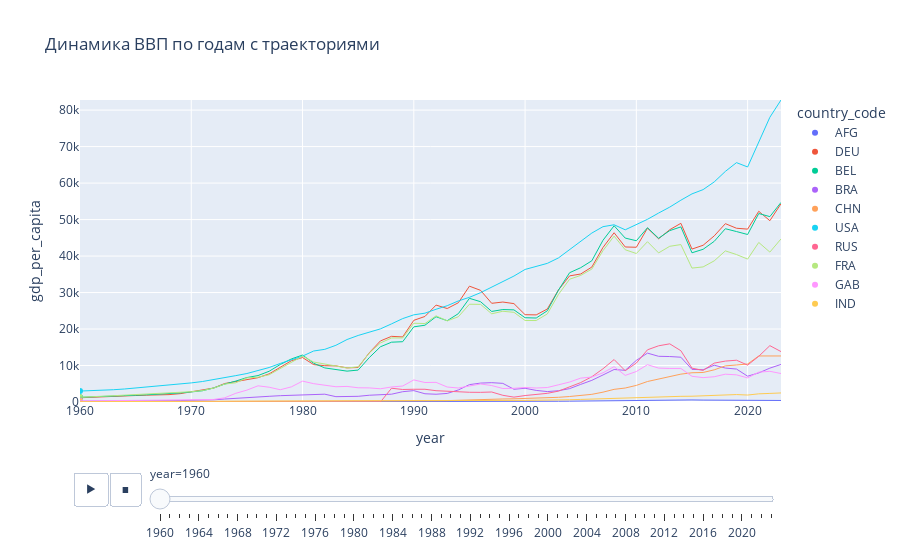

Notebook code cell kept with this figure:
### Markdown cell above
Построить интерактивный график.

### Code cell
import plotly.express as px
import plotly.graph_objects as go

# Создаём анимированный scatter-график
fig = px.scatter(
    df_filtered, 
    x='year', 
    y='gdp_per_capita', 
    color='country_code',
    animation_frame='year',
    range_x=[df_filtered['year'].min(), df_filtered['year'].max()],
    range_y=[0, df_filtered['gdp_per_capita'].max()],
    title='Динамика ВВП по годам с траекториями'
)

# Добавляем линии для каждой страны
for country in df_filtered['country_code'].unique():
    df_country = df_filtered[df_filtered['country_code'] == country]
    fig.add_trace(
        go.Scatter(
            x=df_country['year'], 
            y=df_country['gdp_per_capita'],
            mode='lines',  # линии вместо точек
            line=dict(color=px.colors.qualitative.Plotly[list(df_filtered['country_code'].unique()).index(country) % 10], width=1),
            name=country,
            showlegend=False  # чтобы не дублировать легенду
        )
    )

fig.show()

### Figure 1 — Plotly figure (JSON) as saved in the notebook; plotly's stock layout.template omitted (floating-point values rounded to 4 significant figures)
{"data": [{"hovertemplate": "country_code=AFG<br>year=%{x}<br>gdp_per_capita=%{y}<extra></extra>", "legendgroup": "AFG", "marker": {"color": "#636efa", "symbol": "circle"}, "mode": "markers", "name": "AFG", "orientation": "v", "showlegend": true, "type": "scatter", "x": [1960], "xaxis": "x", "y": [0.0], "yaxis": "y"}, {"hovertemplate": "country_code=DEU<br>year=%{x}<br>gdp_per_capita=%{y}<extra></extra>", "legendgroup": "DEU", "marker": {"color": "#EF553B", "symbol": "circle"}, "mode": "markers", "name": "DEU", "orientation": "v", "showlegend": true, "type": "scatter", "x": [1960], "xaxis": "x", "y": [1162.0], "yaxis": "y"}, {"hovertemplate": "country_code=BEL<br>year=%{x}<br>gdp_per_capita=%{y}<extra></extra>", "legendgroup": "BEL", "marker": {"color": "#00cc96", "symbol": "circle"}, "mode": "markers", "name": "BEL", "orientation": "v", "showlegend": true, "type": "scatter", "x": [1960], "xaxis": "x", "y": [1290.0], "yaxis": "y"}, {"hovertemplate": "country_code=BRA<br>year=%{x}<br>gdp_per_capita=%{y}<extra></extra>", "legendgroup": "BRA", "marker": {"color": "#ab63fa", "symbol": "circle"}, "mode": "markers", "name": "BRA", "orientation": "v", "showlegend": true, "type": "scatter", "x": [1960], "xaxis": "x", "y": [235.3], "yaxis": "y"}, {"hovertemplate": "country_code=CHN<br>year=%{x}<br>gdp_per_capita=%{y}<extra></extra>", "legendgroup": "CHN", "marker": {"color": "#FFA15A", "symbol": "circle"}, "mode": "markers", "name": "CHN", "orientation": "v", "showlegend": true, "type": "scatter", "x": [1960], "xaxis": "x", "y": [89.52], "yaxis": "y"}, {"hovertemplate": "country_code=USA<br>year=%{x}<br>gdp_per_capita=%{y}<extra></extra>", "legendgroup": "USA", "marker": {"color": "#19d3f3", "symbol": "circle"}, "mode": "markers", "name": "USA", "orientation": "v", "showlegend": true, "type": "scatter", "x": [1960], "xaxis": "x", "y": [3000.0], "yaxis": "y"}, {"hovertemplate": "country_code=RUS<br>year=%{x}<br>gdp_per_capita=%{y}<extra></extra>", "legendgroup": "RUS", "marker": {"color": "#FF6692", "symbol": "circle"}, "mode": "markers", "name": "RUS", "orientation": "v", "showlegend": true, "type": "scatter", "x": [1960], "xaxis": "x", "y": [0.0], "yaxis": "y"}, {"hovertemplate": "country_code=FRA<br>year=%{x}<br>gdp_per_capita=%{y}<extra></extra>", "legendgroup": "FRA", "marker": {"color": "#B6E880", "symbol": "circle"}, "mode": "markers", "name": "FRA", "orientation": "v", "showlegend": true, "type": "scatter", "x": [1960], "xaxis": "x", "y": [1303.0], "yaxis": "y"}, {"hovertemplate": "country_code=GAB<br>year=%{x}<br>gdp_per_capita=%{y}<extra></extra>", "legendgroup": "GAB", "marker": {"color": "#FF97FF", "symbol": "circle"}, "mode": "markers", "name": "GAB", "orientation": "v", "showlegend": true, "type": "scatter", "x": [1960], "xaxis": "x", "y": [276.1], "yaxis": "y"}, {"hovertemplate": "country_code=IND<br>year=%{x}<br>gdp_per_capita=%{y}<extra></extra>", "legendgroup": "IND", "marker": {"color": "#FECB52", "symbol": "circle"}, "mode": "markers", "name": "IND", "orientation": "v", "showlegend": true, "type": "scatter", "x": [1960], "xaxis": "x", "y": [84.93], "yaxis": "y"}, {"line": {"color": "#636EFA", "width": 1}, "mode": "lines", "name": "AFG", "showlegend": false, "type": "scatter", "x": [1960, 1961, 1962, 1963, 1964, 1965, 1966, 1967, 1968, 1969, 1970, 1971, 1972, 1973, 1974, 1975, 1976, 1977, 1978, 1979, 1980, 1981, 1982, 1983, 1984, 1985, 1986, 1987, 1988, 1989, 1990, 1991, 1992, 1993, 1994, 1995, 1996, 1997, 1998, 1999, 2000, 2001, 2002, 2003, 2004, 2005, 2006, 2007, 2008, 2009, 2010, 2011, 2012, 2013, 2014, 2015, 2016, 2017, 2018, 2019, 2020, 2021, 2022, 2023], "y": [0.0, 0.0, 0.0, 0.0, 0.0, 0.0, 0.0, 0.0, 0.0, 0.0, 0.0, 0.0, 0.0, 0.0, 0.0, 0.0, 0.0, 0.0, 0.0, 0.0, 0.0, 0.0, 0.0, 0.0, 0.0, 0.0, 0.0, 0.0, 0.0, 0.0, 0.0, 0.0, 0.0, 0.0, 0.0, 0.0, 0.0, 0.0, 0.0, 0.0, 174.9, 138.7, 179.0, 198.9, 221.8, 254.2, 274.2, 376.2, 381.7, 452.1, 560.6, 606.7, 651.4, 637.1, 625.1, 565.6, 522.1, 525.5, 491.3, 496.6, 510.8, 356.5, 357.3, 415.7]}, {"line": {"color": "#EF553B", "width": 1}, "mode": "lines", "name": "DEU", "showlegend": false, "type": "scatter", "x": [1960, 1961, 1962, 1963, 1964, 1965, 1966, 1967, 1968, 1969, 1970, 1971, 1972, 1973, 1974, 1975, 1976, 1977, 1978, 1979, 1980, 1981, 1982, 1983, 1984, 1985, 1986, 1987, 1988, 1989, 1990, 1991, 1992, 1993, 1994, 1995, 1996, 1997, 1998, 1999, 2000, 2001, 2002, 2003, 2004, 2005, 2006, 2007, 2008, 2009, 2010, 2011, 2012, 2013, 2014, 2015, 2016, 2017, 2018, 2019, 2020, 2021, 2022, 2023], "y": [1162.0, 1316.0, 1431.0, 1502.0, 1637.0, 1774.0, 1871.0, 1886.0, 2025.0, 2281.0, 2771.0, 3204.0, 3824.0, 5065.0, 5660.0, 6259.0, 6659.0, 7711.0, 9517.0, 11320.0, 12180.0, 10250.0, 9950.0, 9900.0, 9347.0, 9464.0, 13510.0, 16740.0, 18000.0, 17830.0, 22390.0, 23440.0, 26560.0, 25620.0, 27200.0, 31750.0, 30600.0, 27050.0, 27400.0, 26970.0, 23930.0, 23880.0, 25490.0, 30710.0, 34570.0, 35080.0, 36980.0, 42350.0, 46390.0, 42490.0, 42410.0, 47650.0, 44740.0, 47220.0, 48970.0, 41910.0, 42960.0, 45530.0, 48870.0, 47620.0, 47380.0, 52270.0, 49690.0, 54340.0]}, {"line": {"color": "#00CC96", "width": 1}, "mode": "lines", "name": "BEL", "showlegend": false, "type": "scatter", "x": [1960, 1961, 1962, 1963, 1964, 1965, 1966, 1967, 1968, 1969, 1970, 1971, 1972, 1973, 1974, 1975, 1976, 1977, 1978, 1979, 1980, 1981, 1982, 1983, 1984, 1985, 1986, 1987, 1988, 1989, 1990, 1991, 1992, 1993, 1994, 1995, 1996, 1997, 1998, 1999, 2000, 2001, 2002, 2003, 2004, 2005, 2006, 2007, 2008, 2009, 2010, 2011, 2012, 2013, 2014, 2015, 2016, 2017, 2018, 2019, 2020, 2021, 2022, 2023], "y": [1290.0, 1368.0, 1457.0, 1555.0, 1724.0, 1860.0, 1983.0, 2114.0, 2251.0, 2490.0, 2766.0, 3083.0, 3832.0, 4901.0, 5734.0, 6701.0, 7243.0, 8427.0, 10290.0, 11810.0, 12860.0, 10620.0, 9344.0, 8846.0, 8457.0, 8751.0, 12170.0, 15140.0, 16390.0, 16530.0, 20600.0, 21040.0, 23370.0, 22280.0, 24210.0, 28410.0, 27490.0, 24820.0, 25340.0, 25250.0, 23100.0, 23020.0, 25010.0, 30660.0, 35430.0, 36810.0, 38710.0, 44320.0, 48300.0, 44920.0, 44200.0, 47760.0, 44870.0, 46960.0, 48000.0, 40890.0, 41850.0, 44040.0, 47490.0, 46720.0, 45910.0, 51660.0, 50810.0, 54700.0]}, {"line": {"color": "#AB63FA", "width": 1}, "mode": "lines", "name": "BRA", "showlegend": false, "type": "scatter", "x": [1960, 1961, 1962, 1963, 1964, 1965, 1966, 1967, 1968, 1969, 1970, 1971, 1972, 1973, 1974, 1975, 1976, 1977, 1978, 1979, 1980, 1981, 1982, 1983, 1984, 1985, 1986, 1987, 1988, 1989, 1990, 1991, 1992, 1993, 1994, 1995, 1996, 1997, 1998, 1999, 2000, 2001, 2002, 2003, 2004, 2005, 2006, 2007, 2008, 2009, 2010, 2011, 2012, 2013, 2014, 2015, 2016, 2017, 2018, 2019, 2020, 2021, 2022, 2023], "y": [235.3, 231.6, 250.2, 294.2, 257.3, 268.0, 328.3, 351.5, 373.9, 399.5, 443.8, 500.0, 583.5, 814.7, 1045.0, 1201.0, 1390.0, 1562.0, 1733.0, 1870.0, 1959.0, 2080.0, 2138.0, 1461.0, 1420.0, 1556.0, 1854.0, 2006.0, 2141.0, 2819.0, 3118.0, 2258.0, 2127.0, 2349.0, 3299.0, 4757.0, 5179.0, 5299.0, 5106.0, 3494.0, 3767.0, 3176.0, 2856.0, 3091.0, 3664.0, 4828.0, 5934.0, 7410.0, 8908.0, 8679.0, 11400.0, 13400.0, 12520.0, 12460.0, 12270.0, 8936.0, 8836.0, 10080.0, 9301.0, 9030.0, 7074.0, 7973.0, 9281.0, 10290.0]}, {"line": {"color": "#FFA15A", "width": 1}, "mode": "lines", "name": "CHN", "showlegend": false, "type": "scatter", "x": [1960, 1961, 1962, 1963, 1964, 1965, 1966, 1967, 1968, 1969, 1970, 1971, 1972, 1973, 1974, 1975, 1976, 1977, 1978, 1979, 1980, 1981, 1982, 1983, 1984, 1985, 1986, 1987, 1988, 1989, 1990, 1991, 1992, 1993, 1994, 1995, 1996, 1997, 1998, 1999, 2000, 2001, 2002, 2003, 2004, 2005, 2006, 2007, 2008, 2009, 2010, 2011, 2012, 2013, 2014, 2015, 2016, 2017, 2018, 2019, 2020, 2021, 2022, 2023], "y": [89.52, 75.81, 70.91, 74.31, 85.5, 98.49, 104.3, 96.59, 91.47, 100.1, 113.2, 118.7, 131.9, 157.1, 160.1, 178.3, 165.4, 185.4, 156.4, 184.0, 194.8, 197.1, 203.3, 225.4, 250.7, 294.5, 281.9, 251.8, 283.5, 310.9, 317.9, 333.1, 366.5, 377.4, 473.5, 609.6, 709.4, 781.7, 828.6, 873.3, 959.4, 1053.0, 1149.0, 1289.0, 1509.0, 1753.0, 2099.0, 2694.0, 3468.0, 3832.0, 4550.0, 5614.0, 6301.0, 7020.0, 7636.0, 8016.0, 8094.0, 8817.0, 9905.0, 10140.0, 10410.0, 12620.0, 12660.0, 12610.0]}, {"line": {"color": "#19D3F3", "width": 1}, "mode": "lines", "name": "USA", "showlegend": false, "type": "scatter", "x": [1960, 1961, 1962, 1963, 1964, 1965, 1966, 1967, 1968, 1969, 1970, 1971, 1972, 1973, 1974, 1975, 1976, 1977, 1978, 1979, 1980, 1981, 1982, 1983, 1984, 1985, 1986, 1987, 1988, 1989, 1990, 1991, 1992, 1993, 1994, 1995, 1996, 1997, 1998, 1999, 2000, 2001, 2002, 2003, 2004, 2005, 2006, 2007, 2008, 2009, 2010, 2011, 2012, 2013, 2014, 2015, 2016, 2017, 2018, 2019, 2020, 2021, 2022, 2023], "y": [3000.0, 3059.0, 3236.0, 3366.0, 3565.0, 3818.0, 4136.0, 4326.0, 4685.0, 5020.0, 5234.0, 5609.0, 6094.0, 6726.0, 7226.0, 7801.0, 8592.0, 9453.0, 10560.0, 11670.0, 12570.0, 13980.0, 14430.0, 15540.0, 17120.0, 18240.0, 19070.0, 20040.0, 21420.0, 22860.0, 23890.0, 24340.0, 25420.0, 26390.0, 27690.0, 28690.0, 29970.0, 31460.0, 32850.0, 34520.0, 36330.0, 37130.0, 38000.0, 39490.0, 41720.0, 44120.0, 46300.0, 48050.0, 48570.0, 47190.0, 48650.0, 50070.0, 51780.0, 53410.0, 55300.0, 57040.0, 58210.0, 60320.0, 63200.0, 65600.0, 64410.0, 71320.0, 78040.0, 82770.0]}, {"line": {"color": "#FF6692", "width": 1}, "mode": "lines", "name": "RUS", "showlegend": false, "type": "scatter", "x": [1960, 1961, 1962, 1963, 1964, 1965, 1966, 1967, 1968, 1969, 1970, 1971, 1972, 1973, 1974, 1975, 1976, 1977, 1978, 1979, 1980, 1981, 1982, 1983, 1984, 1985, 1986, 1987, 1988, 1989, 1990, 1991, 1992, 1993, 1994, 1995, 1996, 1997, 1998, 1999, 2000, 2001, 2002, 2003, 2004, 2005, 2006, 2007, 2008, 2009, 2010, 2011, 2012, 2013, 2014, 2015, 2016, 2017, 2018, 2019, 2020, 2021, 2022, 2023], "y": [0.0, 0.0, 0.0, 0.0, 0.0, 0.0, 0.0, 0.0, 0.0, 0.0, 0.0, 0.0, 0.0, 0.0, 0.0, 0.0, 0.0, 0.0, 0.0, 0.0, 0.0, 0.0, 0.0, 0.0, 0.0, 0.0, 0.0, 0.0, 3778.0, 3430.0, 3494.0, 3490.0, 3099.0, 2931.0, 2662.0, 2666.0, 2644.0, 2738.0, 1835.0, 1331.0, 1772.0, 2100.0, 2378.0, 2975.0, 4102.0, 5323.0, 6920.0, 9101.0, 11640.0, 8563.0, 10670.0, 14310.0, 15400.0, 15940.0, 14060.0, 9278.0, 8663.0, 10660.0, 11210.0, 11450.0, 10110.0, 12520.0, 15450.0, 13820.0]}, {"line": {"color": "#B6E880", "width": 1}, "mode": "lines", "name": "FRA", "showlegend": false, "type": "scatter", "x": [1960, 1961, 1962, 1963, 1964, 1965, 1966, 1967, 1968, 1969, 1970, 1971, 1972, 1973, 1974, 1975, 1976, 1977, 1978, 1979, 1980, 1981, 1982, 1983, 1984, 1985, 1986, 1987, 1988, 1989, 1990, 1991, 1992, 1993, 1994, 1995, 1996, 1997, 1998, 1999, 2000, 2001, 2002, 2003, 2004, 2005, 2006, 2007, 2008, 2009, 2010, 2011, 2012, 2013, 2014, 2015, 2016, 2017, 2018, 2019, 2020, 2021, 2022, 2023], "y": [1303.0, 1395.0, 1548.0, 1718.0, 1884.0, 2015.0, 2165.0, 2321.0, 2513.0, 2724.0, 2825.0, 3128.0, 3807.0, 4914.0, 5267.0, 6607.0, 6795.0, 7465.0, 9167.0, 11060.0, 12570.0, 10960.0, 10360.0, 9862.0, 9312.0, 9657.0, 13430.0, 16180.0, 17550.0, 17550.0, 21590.0, 21500.0, 23620.0, 22240.0, 23360.0, 26790.0, 26760.0, 24170.0, 24870.0, 24580.0, 22340.0, 22330.0, 24140.0, 29480.0, 33640.0, 34700.0, 36430.0, 41490.0, 45460.0, 41730.0, 40690.0, 43930.0, 40860.0, 42670.0, 43150.0, 36700.0, 37020.0, 38690.0, 41420.0, 40410.0, 39170.0, 43730.0, 41080.0, 44690.0]}, {"line": {"color": "#FF97FF", "width": 1}, "mode": "lines", "name": "GAB", "showlegend": false, "type": "scatter", "x": [1960, 1961, 1962, 1963, 1964, 1965, 1966, 1967, 1968, 1969, 1970, 1971, 1972, 1973, 1974, 1975, 1976, 1977, 1978, 1979, 1980, 1981, 1982, 1983, 1984, 1985, 1986, 1987, 1988, 1989, 1990, 1991, 1992, 1993, 1994, 1995, 1996, 1997, 1998, 1999, 2000, 2001, 2002, 2003, 2004, 2005, 2006, 2007, 2008, 2009, 2010, 2011, 2012, 2013, 2014, 2015, 2016, 2017, 2018, 2019, 2020, 2021, 2022, 2023], "y": [276.1, 323.5, 348.4, 290.7, 400.4, 414.6, 443.4, 482.2, 514.6, 545.4, 543.4, 627.4, 693.3, 1140.0, 2384.0, 3258.0, 4441.0, 4048.0, 3360.0, 4155.0, 5718.0, 5026.0, 4584.0, 4182.0, 4273.0, 3898.0, 3865.0, 3624.0, 4119.0, 4374.0, 6051.0, 5345.0, 5386.0, 4106.0, 3828.0, 4415.0, 4943.0, 4509.0, 3700.0, 3751.0, 3983.0, 3836.0, 3966.0, 4711.0, 5466.0, 6548.0, 6847.0, 8004.0, 9689.0, 7291.0, 8357.0, 10220.0, 9297.0, 9198.0, 9201.0, 7047.0, 6677.0, 6922.0, 7624.0, 7441.0, 6606.0, 8181.0, 8409.0, 7803.0]}, {"line": {"color": "#FECB52", "width": 1}, "mode": "lines", "name": "IND", "showlegend": false, "type": "scatter", "x": [1960, 1961, 1962, 1963, 1964, 1965, 1966, 1967, 1968, 1969, 1970, 1971, 1972, 1973, 1974, 1975, 1976, 1977, 1978, 1979, 1980, 1981, 1982, 1983, 1984, 1985, 1986, 1987, 1988, 1989, 1990, 1991, 1992, 1993, 1994, 1995, 1996, 1997, 1998, 1999, 2000, 2001, 2002, 2003, 2004, 2005, 2006, 2007, 2008, 2009, 2010, 2011, 2012, 2013, 2014, 2015, 2016, 2017, 2018, 2019, 2020, 2021, 2022, 2023], "y": [84.93, 87.85, 92.2, 103.4, 117.9, 121.5, 91.03, 98.0, 101.6, 109.5, 114.4, 120.7, 125.3, 146.6, 166.7, 161.1, 164.1, 189.6, 209.4, 228.0, 271.1, 275.0, 278.7, 296.0, 281.0, 300.9, 314.9, 344.9, 358.5, 349.9, 371.1, 305.6, 319.2, 302.9, 347.7, 375.2, 401.0, 416.2, 413.6, 441.9, 442.8, 450.4, 469.1, 544.1, 624.3, 710.5, 801.7, 1022.0, 992.5, 1095.0, 1348.0, 1445.0, 1429.0, 1433.0, 1554.0, 1584.0, 1708.0, 1950.0, 1966.0, 2041.0, 1907.0, 2240.0, 2353.0, 2481.0]}], "layout": {"legend": {"title": {"text": "country_code"}, "tracegroupgap": 0}, "sliders": [{"active": 0, "currentvalue": {"prefix": "year="}, "len": 0.9, "pad": {"b": 10, "t": 60}, "steps": [{"args": [["1960"], {"frame": {"duration": 0, "redraw": false}, "fromcurrent": true, "mode": "immediate", "transition": {"duration": 0, "easing": "linear"}}], "label": "1960", "method": "animate"}, {"args": [["1961"], {"frame": {"duration": 0, "redraw": false}, "fromcurrent": true, "mode": "immediate", "transition": {"duration": 0, "easing": "linear"}}], "label": "1961", "method": "animate"}, {"args": [["1962"], {"frame": {"duration": 0, "redraw": false}, "fromcurrent": true, "mode": "immediate", "transition": {"duration": 0, "easing": "linear"}}], "label": "1962", "method": "animate"}, {"args": [["1963"], {"frame": {"duration": 0, "redraw": false}, "fromcurrent": true, "mode": "immediate", "transition": {"duration": 0, "easing": "linear"}}], "label": "1963", "method": "animate"}, {"args": [["1964"], {"frame": {"duration": 0, "redraw": false}, "fromcurrent": true, "mode": "immediate", "transition": {"duration": 0, "easing": "linear"}}], "label": "1964", "method": "animate"}, {"args": [["1965"], {"frame": {"duration": 0, "redraw": false}, "fromcurrent": true, "mode": "immediate", "transition": {"duration": 0, "easing": "linear"}}], "label": "1965", "method": "animate"}, {"args": [["1966"], {"frame": {"duration": 0, "redraw": false}, "fromcurrent": true, "mode": "immediate", "transition": {"duration": 0, "easing": "linear"}}], "label": "1966", "method": "animate"}, {"args": [["1967"], {"frame": {"duration": 0, "redraw": false}, "fromcurrent": true, "mode": "immediate", "transition": {"duration": 0, "easing": "linear"}}], "label": "1967", "method": "animate"}, {"args": [["1968"], {"frame": {"duration": 0, "redraw": false}, "fromcurrent": true, "mode": "immediate", "transition": {"duration": 0, "easing": "linear"}}], "label": "1968", "method": "animate"}, {"args": [["1969"], {"frame": {"duration": 0, "redraw": false}, "fromcurrent": true, "mode": "immediate", "transition": {"duration": 0, "easing": "linear"}}], "label": "1969", "method": "animate"}, {"args": [["1970"], {"frame": {"duration": 0, "redraw": false}, "fromcurrent": true, "mode": "immediate", "transition": {"duration": 0, "easing": "linear"}}], "label": "1970", "method": "animate"}, {"args": [["1971"], {"frame": {"duration": 0, "redraw": false}, "fromcurrent": true, "mode": "immediate", "transition": {"duration": 0, "easing": "linear"}}], "label": "1971", "method": "animate"}, {"args": [["1972"], {"frame": {"duration": 0, "redraw": false}, "fromcurrent": true, "mode": "immediate", "transition": {"duration": 0, "easing": "linear"}}], "label": "1972", "method": "animate"}, {"args": [["1973"], {"frame": {"duration": 0, "redraw": false}, "fromcurrent": true, "mode": "immediate", "transition": {"duration": 0, "easing": "linear"}}], "label": "1973", "method": "animate"}, {"args": [["1974"], {"frame": {"duration": 0, "redraw": false}, "fromcurrent": true, "mode": "immediate", "transition": {"duration": 0, "easing": "linear"}}], "label": "1974", "method": "animate"}, {"args": [["1975"], {"frame": {"duration": 0, "redraw": false}, "fromcurrent": true, "mode": "immediate", "transition": {"duration": 0, "easing": "linear"}}], "label": "1975", "method": "animate"}, {"args": [["1976"], {"frame": {"duration": 0, "redraw": false}, "fromcurrent": true, "mode": "immediate", "transition": {"duration": 0, "easing": "linear"}}], "label": "1976", "method": "animate"}, {"args": [["1977"], {"frame": {"duration": 0, "redraw": false}, "fromcurrent": true, "mode": "immediate", "transition": {"duration": 0, "easing": "linear"}}], "label": "1977", "method": "animate"}, {"args": [["1978"], {"frame": {"duration": 0, "redraw": false}, "fromcurrent": true, "mode": "immediate", "transition": {"duration": 0, "easing": "linear"}}], "label": "1978", "method": "animate"}, {"args": [["1979"], {"frame": {"duration": 0, "redraw": false}, "fromcurrent": true, "mode": "immediate", "transition": {"duration": 0, "easing": "linear"}}], "label": "1979", "method": "animate"}, {"args": [["1980"], {"frame": {"duration": 0, "redraw": false}, "fromcurrent": true, "mode": "immediate", "transition": {"duration": 0, "easing": "linear"}}], "label": "1980", "method": "animate"}, {"args": [["1981"], {"frame": {"duration": 0, "redraw": false}, "fromcurrent": true, "mode": "immediate", "transition": {"duration": 0, "easing": "linear"}}], "label": "1981", "method": "animate"}, {"args": [["1982"], {"frame": {"duration": 0, "redraw": false}, "fromcurrent": true, "mode": "immediate", "transition": {"duration": 0, "easing": "linear"}}], "label": "1982", "method": "animate"}, {"args": [["1983"], {"frame": {"duration": 0, "redraw": false}, "fromcurrent": true, "mode": "immediate", "transition": {"duration": 0, "easing": "linear"}}], "label": "1983", "method": "animate"}, {"args": [["1984"], {"frame": {"duration": 0, "redraw": false}, "fromcurrent": true, "mode": "immediate", "transition": {"duration": 0, "easing": "linear"}}], "label": "1984", "method": "animate"}, {"args": [["1985"], {"frame": {"duration": 0, "redraw": false}, "fromcurrent": true, "mode": "immediate", "transition": {"duration": 0, "easing": "linear"}}], "label": "1985", "method": "animate"}, {"args": [["1986"], {"frame": {"duration": 0, "redraw": false}, "fromcurrent": true, "mode": "immediate", "transition": {"duration": 0, "easing": "linear"}}], "label": "1986", "method": "animate"}, {"args": [["1987"], {"frame": {"duration": 0, "redraw": false}, "fromcurrent": true, "mode": "immediate", "transition": {"duration": 0, "easing": "linear"}}], "label": "1987", "method": "animate"}, {"args": [["1988"], {"frame": {"duration": 0, "redraw": false}, "fromcurrent": true, "mode": "immediate", "transition": {"duration": 0, "easing": "linear"}}], "label": "1988", "method": "animate"}, {"args": [["1989"], {"frame": {"duration": 0, "redraw": false}, "fromcurrent": true, "mode": "immediate", "transition": {"duration": 0, "easing": "linear"}}], "label": "1989", "method": "animate"}, {"args": [["1990"], {"frame": {"duration": 0, "redraw": false}, "fromcurrent": true, "mode": "immediate", "transition": {"duration": 0, "easing": "linear"}}], "label": "1990", "method": "animate"}, {"args": [["1991"], {"frame": {"duration": 0, "redraw": false}, "fromcurrent": true, "mode": "immediate", "transition": {"duration": 0, "easing": "linear"}}], "label": "1991", "method": "animate"}, {"args": [["1992"], {"frame": {"duration": 0, "redraw": false}, "fromcurrent": true, "mode": "immediate", "transition": {"duration": 0, "easing": "linear"}}], "label": "1992", "method": "animate"}, {"args": [["1993"], {"frame": {"duration": 0, "redraw": false}, "fromcurrent": true, "mode": "immediate", "transition": {"duration": 0, "easing": "linear"}}], "label": "1993", "method": "animate"}, {"args": [["1994"], {"frame": {"duration": 0, "redraw": false}, "fromcurrent": true, "mode": "immediate", "transition": {"duration": 0, "easing": "linear"}}], "label": "1994", "method": "animate"}, {"args": [["1995"], {"frame": {"duration": 0, "redraw": false}, "fromcurrent": true, "mode": "immediate", "transition": {"duration": 0, "easing": "linear"}}], "label": "1995", "method": "animate"}, {"args": [["1996"], {"frame": {"duration": 0, "redraw": false}, "fromcurrent": true, "mode": "immediate", "transition": {"duration": 0, "easing": "linear"}}], "label": "1996", "method": "animate"}, {"args": [["1997"], {"frame": {"duration": 0, "redraw": false}, "fromcurrent": true, "mode": "immediate", "transition": {"duration": 0, "easing": "linear"}}], "label": "1997", "method": "animate"}, {"args": [["1998"], {"frame": {"duration": 0, "redraw": false}, "fromcurrent": true, "mode": "immediate", "transition": {"duration": 0, "easing": "linear"}}], "label": "1998", "method": "animate"}, {"args": [["1999"], {"frame": {"duration": 0, "redraw": false}, "fromcurrent": true, "mode": "immediate", "transition": {"duration": 0, "easing": "linear"}}], "label": "1999", "method": "animate"}, {"args": [["2000"], {"frame": {"duration": 0, "redraw": false}, "fromcurrent": true, "mode": "immediate", "transition": {"duration": 0, "easing": "linear"}}], "label": "2000", "method": "animate"}, {"args": [["2001"], {"frame": {"duration": 0, "redraw": false}, "fromcurrent": true, "mode": "immediate", "transition": {"duration": 0, "easing": "linear"}}], "label": "2001", "method": "animate"}, {"args": [["2002"], {"frame": {"duration": 0, "redraw": false}, "fromcurrent": true, "mode": "immediate", "transition": {"duration": 0, "easing": "linear"}}], "label": "2002", "method": "animate"}, {"args": [["2003"], {"frame": {"duration": 0, "redraw": false}, "fromcurrent": true, "mode": "immediate", "transition": {"duration": 0, "easing": "linear"}}], "label": "2003", "method": "animate"}, {"args": [["2004"], {"frame": {"duration": 0, "redraw": false}, "fromcurrent": true, "mode": "immediate", "transition": {"duration": 0, "easing": "linear"}}], "label": "2004", "method": "animate"}, {"args": [["2005"], {"frame": {"duration": 0, "redraw": false}, "fromcurrent": true, "mode": "immediate", "transition": {"duration": 0, "easing": "linear"}}], "label": "2005", "method": "animate"}, {"args": [["2006"], {"frame": {"duration": 0, "redraw": false}, "fromcurrent": true, "mode": "immediate", "transition": {"duration": 0, "easing": "linear"}}], "label": "2006", "method": "animate"}, {"args": [["2007"], {"frame": {"duration": 0, "redraw": false}, "fromcurrent": true, "mode": "immediate", "transition": {"duration": 0, "easing": "linear"}}], "label": "2007", "method": "animate"}, {"args": [["2008"], {"frame": {"duration": 0, "redraw": false}, "fromcurrent": true, "mode": "immediate", "transition": {"duration": 0, "easing": "linear"}}], "label": "2008", "method": "animate"}, {"args": [["2009"], {"frame": {"duration": 0, "redraw": false}, "fromcurrent": true, "mode": "immediate", "transition": {"duration": 0, "easing": "linear"}}], "label": "2009", "method": "animate"}, {"args": [["2010"], {"frame": {"duration": 0, "redraw": false}, "fromcurrent": true, "mode": "immediate", "transition": {"duration": 0, "easing": "linear"}}], "label": "2010", "method": "animate"}, {"args": [["2011"], {"frame": {"duration": 0, "redraw": false}, "fromcurrent": true, "mode": "immediate", "transition": {"duration": 0, "easing": "linear"}}], "label": "2011", "method": "animate"}, {"args": [["2012"], {"frame": {"duration": 0, "redraw": false}, "fromcurrent": true, "mode": "immediate", "transition": {"duration": 0, "easing": "linear"}}], "label": "2012", "method": "animate"}, {"args": [["2013"], {"frame": {"duration": 0, "redraw": false}, "fromcurrent": true, "mode": "immediate", "transition": {"duration": 0, "easing": "linear"}}], "label": "2013", "method": "animate"}, {"args": [["2014"], {"frame": {"duration": 0, "redraw": false}, "fromcurrent": true, "mode": "immediate", "transition": {"duration": 0, "easing": "linear"}}], "label": "2014", "method": "animate"}, {"args": [["2015"], {"frame": {"duration": 0, "redraw": false}, "fromcurrent": true, "mode": "immediate", "transition": {"duration": 0, "easing": "linear"}}], "label": "2015", "method": "animate"}, {"args": [["2016"], {"frame": {"duration": 0, "redraw": false}, "fromcurrent": true, "mode": "immediate", "transition": {"duration": 0, "easing": "linear"}}], "label": "2016", "method": "animate"}, {"args": [["2017"], {"frame": {"duration": 0, "redraw": false}, "fromcurrent": true, "mode": "immediate", "transition": {"duration": 0, "easing": "linear"}}], "label": "2017", "method": "animate"}, {"args": [["2018"], {"frame": {"duration": 0, "redraw": false}, "fromcurrent": true, "mode": "immediate", "transition": {"duration": 0, "easing": "linear"}}], "label": "2018", "method": "animate"}, {"args": [["2019"], {"frame": {"duration": 0, "redraw": false}, "fromcurrent": true, "mode": "immediate", "transition": {"duration": 0, "easing": "linear"}}], "label": "2019", "method": "animate"}, {"args": [["2020"], {"frame": {"duration": 0, "redraw": false}, "fromcurrent": true, "mode": "immediate", "transition": {"duration": 0, "easing": "linear"}}], "label": "2020", "method": "animate"}, {"args": [["2021"], {"frame": {"duration": 0, "redraw": false}, "fromcurrent": true, "mode": "immediate", "transition": {"duration": 0, "easing": "linear"}}], "label": "2021", "method": "animate"}, {"args": [["2022"], {"frame": {"duration": 0, "redraw": false}, "fromcurrent": true, "mode": "immediate", "transition": {"duration": 0, "easing": "linear"}}], "label": "2022", "method": "animate"}, {"args": [["2023"], {"frame": {"duration": 0, "redraw": false}, "fromcurrent": true, "mode": "immediate", "transition": {"duration": 0, "easing": "linear"}}], "label": "2023", "method": "animate"}], "x": 0.1, "xanchor": "left", "y": 0, "yanchor": "top"}], "title": {"text": "Динамика ВВП по годам с траекториями"}, "updatemenus": [{"buttons": [{"args": [null, {"frame": {"duration": 500, "redraw": false}, "fromcurrent": true, "mode": "immediate", "transition": {"duration": 500, "easing": "linear"}}], "label": "&#9654;", "method": "animate"}, {"args": [[null], {"frame": {"duration": 0, "redraw": false}, "fromcurrent": true, "mode": "immediate", "transition": {"duration": 0, "easing": "linear"}}], "label": "&#9724;", "method": "animate"}], "direction": "left", "pad": {"r": 10, "t": 70}, "showactive": false, "type": "buttons", "x": 0.1, "xanchor": "right", "y": 0, "yanchor": "top"}], "xaxis": {"anchor": "y", "categoryarray": [1960, 1961, 1962, 1963, 1964, 1965, 1966, 1967, 1968, 1969, 1970, 1971, 1972, 1973, 1974, 1975, 1976, 1977, 1978, 1979, 1980, 1981, 1982, 1983, 1984, 1985, 1986, 1987, 1988, 1989, 1990, 1991, 1992, 1993, 1994, 1995, 1996, 1997, 1998, 1999, 2000, 2001, 2002, 2003, 2004, 2005, 2006, 2007, 2008, 2009, 2010, 2011, 2012, 2013, 2014, 2015, 2016, 2017, 2018, 2019, 2020, 2021, 2022, 2023], "categoryorder": "array", "domain": [0, 1], "range": [1960, 2023], "title": {"text": "year"}}, "yaxis": {"anchor": "x", "domain": [0, 1], "range": [0, 82770.0], "title": {"text": "gdp_per_capita"}}}}
